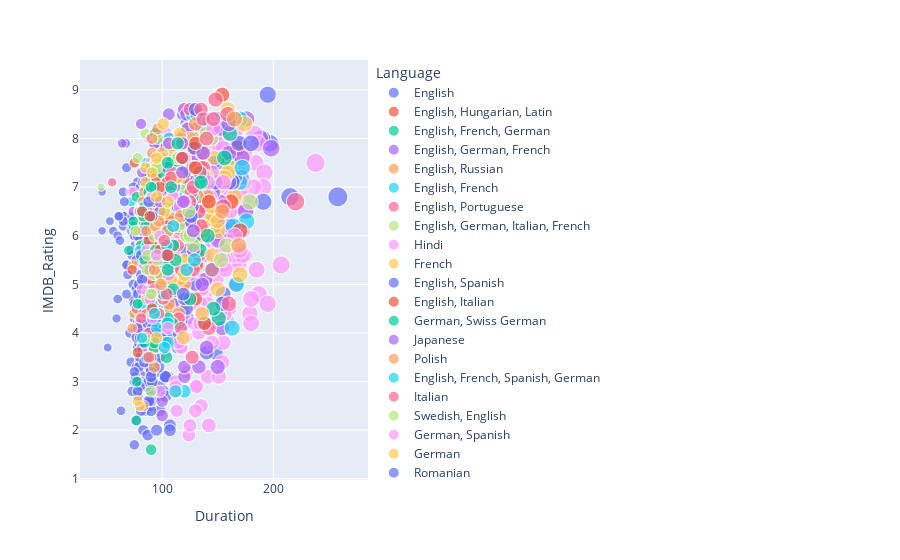

Notebook source saved alongside this figure:
### Code cell
import plotly.express as px
fig = px.scatter(combined_data,x="Duration" , y="IMDB_Rating", color="Language",
                 size='Duration', hover_data=['Movie_Title'])
fig.show()
